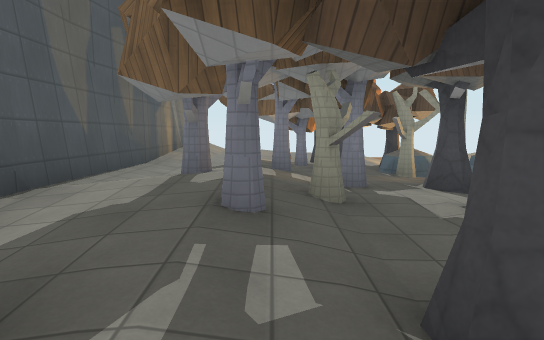
[1] (above)

16 first-person views from a walk through a 3-D level made in the Godot game engine. The camera is 1.4 m above the floor, tilts 6° down and sees 75° across. The floor is counted in squares, 2.4 m on a side. Each view is taken from the middle of a square. On the plan, view 1 faces up. The plan holds only what a view shows up to about 10 squares ahead; the rest is blank. Characters and animated objects are not drawn. Surface patterns are stand-ins for the level's own textures.

[2]
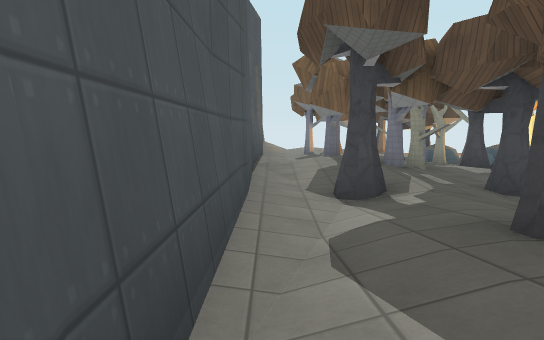

[3]
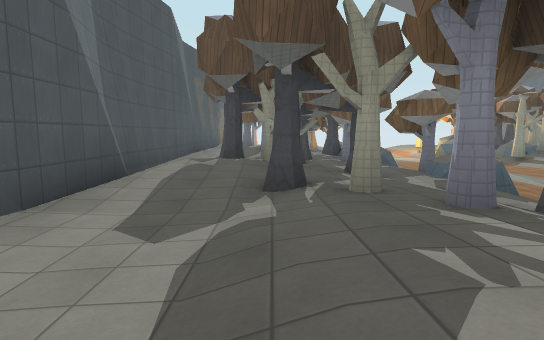

[4]
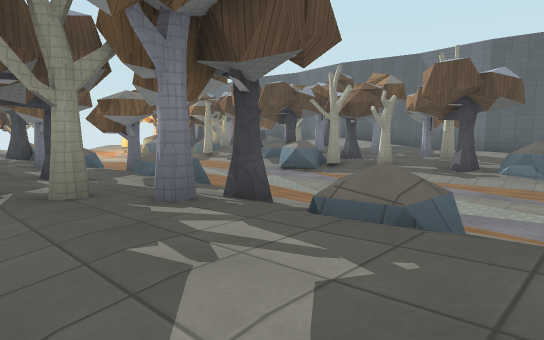

[5]
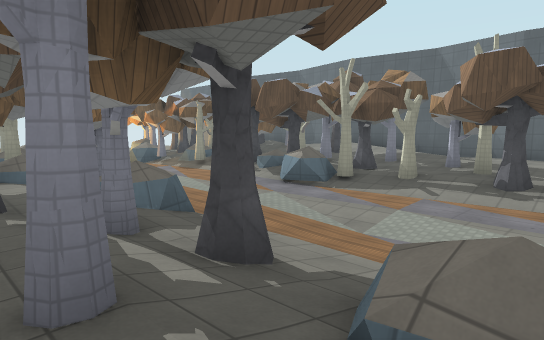

[6]
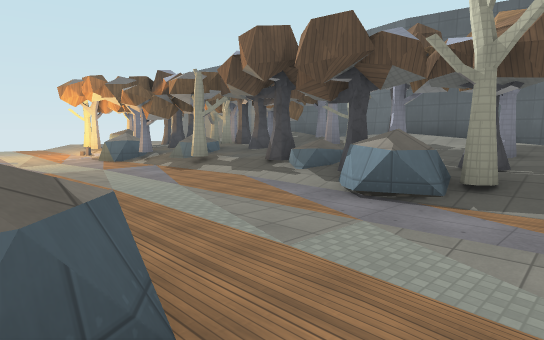

[7]
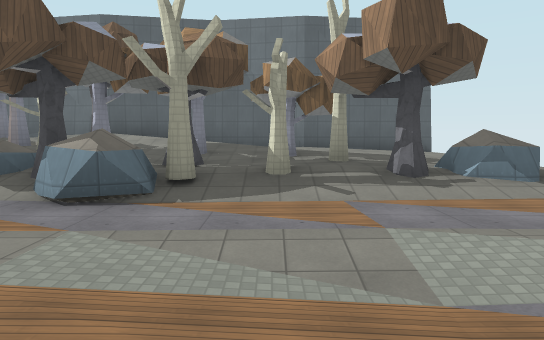

[8]
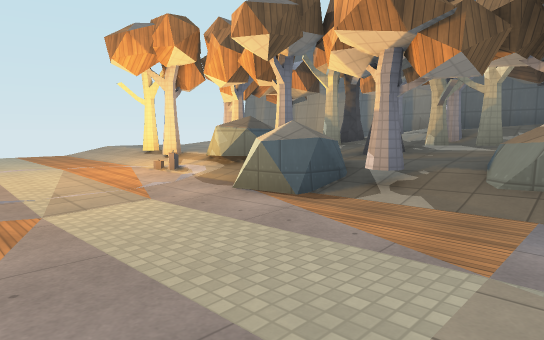

[9]
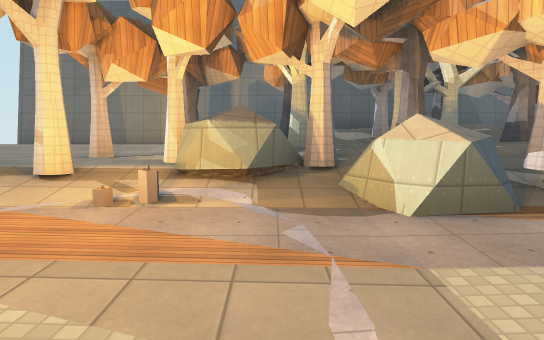

[10]
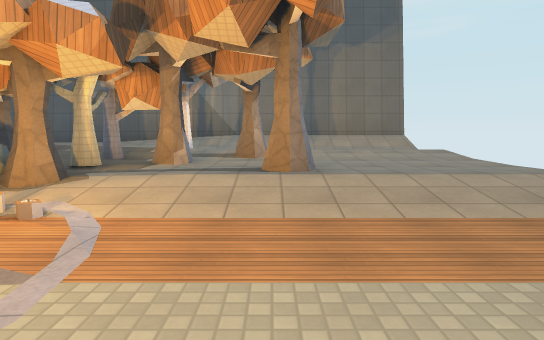

[11]
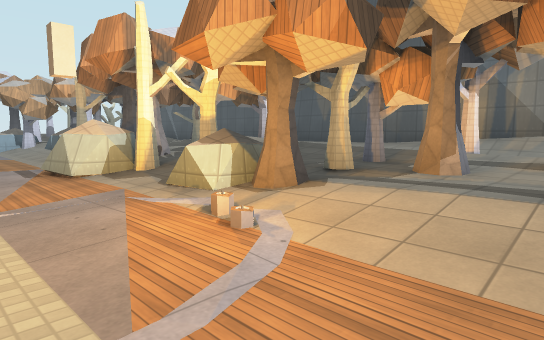

[12]
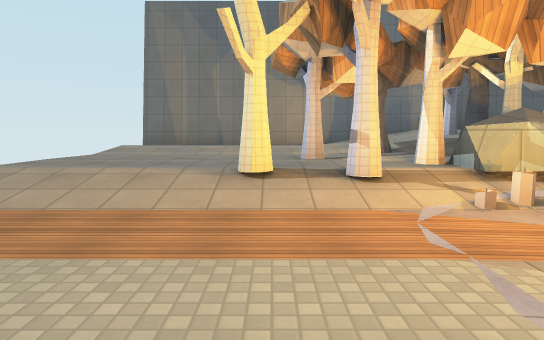

[13]
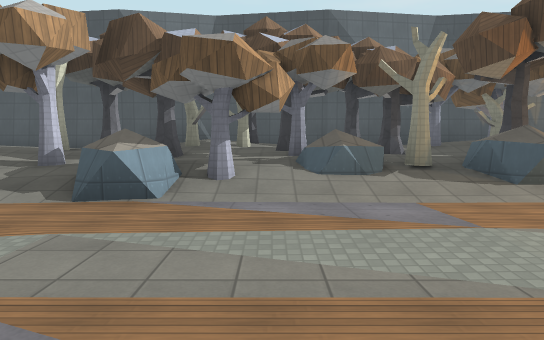

[14]
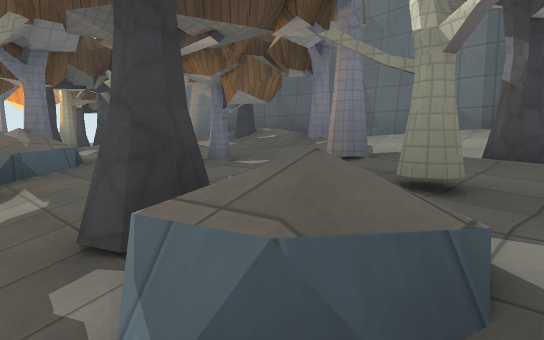

[15]
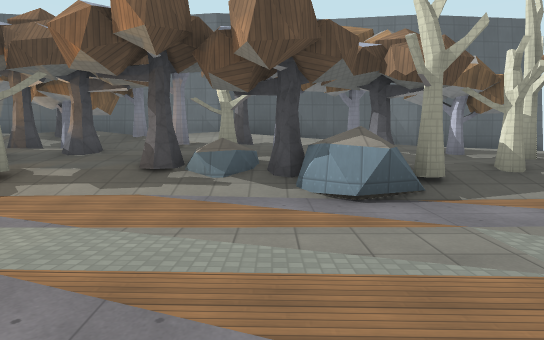

[16]
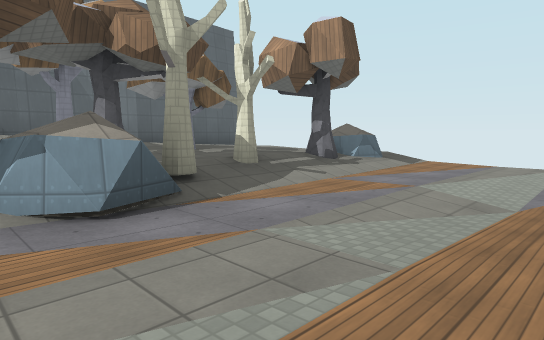

### Floor plan
Key: @ floor where view 1 was taken; # wall or solid block; x gap in a wall; . main floor; : floor 0.25 m higher than the main floor; - floor 0.25 m lower than the main floor; + floor 0.5 m higher than the main floor; * floor 0.75 m higher than the main floor; % floor 1 m higher than the main floor; & floor 1.25 m higher than the main floor; $ floor 1.5 m higher than the main floor; / step, stairs or slope; = window, fence, low wall or low ledge; ^ raised ledge.
Columns run from 3 left of view 1 to 13 right of it. Each row starts with its distance up from view 1.
 13 x% +++: ..:+++* x
 12 #/ +++:...:+++* #
 11 #/ +++:...:+++* #
 10 #/+#+#:...:+++* #
  9 #/++++:...:##+* #
  8 #%#+#x#.../^##%%#
  7 #*+*+/^.-.:^##&&#
  6 #***+/:.-.^+*%#$#
  5 #**#++^.../#%#$ #
  4 #*#%##^/..//#*# #
  3 #*%%#+:...=###//#
  2 #*%#+^^...:*#%#&#
  1 #*#**#:...:*%#&/#
  0 #**@*=:...:=#&#/#
 -1 #+%#%#:...:##%%$#
 -2 #*&#**^...^*+%% #
 -3 #*%%#*^...##+#& #
 -4 #**#*#:.-.:#**% #
 -5 #++*#*#.-.:*#***#
 -6 #++*%*/...:#****#
 -7 #++/&==...:^+++*#
 -8 x* /&% ...:+  ++x

Where each view was taken, in squares from view 1:
view 1: 0 up, 0 right, facing up
view 2: 3 down, 2 left, facing up
view 3: 8 down, 0 right, facing up
view 4: 8 down, 0 right, facing up-right
view 5: 7 down, 1 right, facing up-right
view 6: 4 down, 3 right, facing up-right
view 7: 4 down, 3 right, facing right
view 8: 3 up, 4 right, facing up-right
view 9: 7 up, 4 right, facing right
view 10: 10 up, 6 right, facing left
view 11: 10 up, 5 right, facing down-left
view 12: 10 up, 4 right, facing right
view 13: 1 down, 7 right, facing left
view 14: 1 down, 7 right, facing up-right
view 15: 1 down, 3 right, facing right
view 16: 1 down, 4 right, facing down-right
